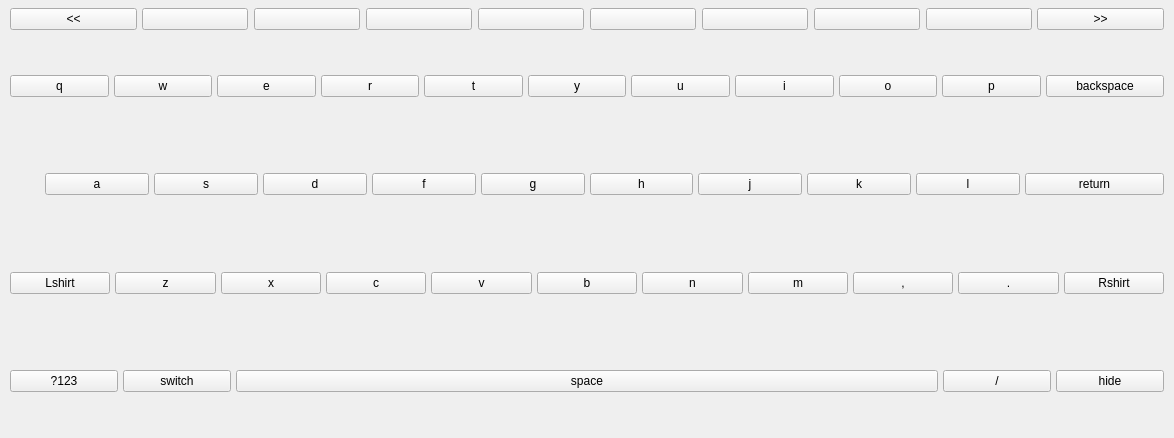
<?xml version="1.0" encoding="UTF-8"?>
<ui version="4.0">
 <class>VirtualKeyBoard</class>
 <widget class="QWidget" name="VirtualKeyBoard">
  <property name="geometry">
   <rect>
    <x>0</x>
    <y>0</y>
    <width>1174</width>
    <height>438</height>
   </rect>
  </property>
  <property name="windowTitle">
   <string>VirtualKeyBoard</string>
  </property>
  <layout class="QVBoxLayout" name="verticalLayout_2" stretch="1,10">
   <property name="spacing">
    <number>0</number>
   </property>
   <property name="leftMargin">
    <number>10</number>
   </property>
   <property name="topMargin">
    <number>0</number>
   </property>
   <property name="rightMargin">
    <number>0</number>
   </property>
   <property name="bottomMargin">
    <number>10</number>
   </property>
   <item>
    <layout class="QHBoxLayout" name="horizontalLayout_9">
     <property name="spacing">
      <number>0</number>
     </property>
     <property name="sizeConstraint">
      <enum>QLayout::SetDefaultConstraint</enum>
     </property>
     <item>
      <widget class="QWidget" name="widget_showChinese" native="true">
       <property name="styleSheet">
        <string notr="true"/>
       </property>
       <layout class="QHBoxLayout" name="horizontalLayout_7" stretch="1,7,1">
        <property name="spacing">
         <number>5</number>
        </property>
        <property name="sizeConstraint">
         <enum>QLayout::SetNoConstraint</enum>
        </property>
        <property name="leftMargin">
         <number>0</number>
        </property>
        <property name="topMargin">
         <number>0</number>
        </property>
        <property name="rightMargin">
         <number>0</number>
        </property>
        <property name="bottomMargin">
         <number>0</number>
        </property>
        <item>
         <widget class="QPushButton" name="btn0_left">
          <property name="text">
           <string>&lt;&lt;</string>
          </property>
         </widget>
        </item>
        <item>
         <layout class="QHBoxLayout" name="horizontalLayout_5" stretch="1,1,1,1,1,1,1,1">
          <item>
           <widget class="QPushButton" name="btn0_02">
            <property name="text">
             <string/>
            </property>
           </widget>
          </item>
          <item>
           <widget class="QPushButton" name="btn0_03">
            <property name="text">
             <string/>
            </property>
           </widget>
          </item>
          <item>
           <widget class="QPushButton" name="btn0_04">
            <property name="text">
             <string/>
            </property>
           </widget>
          </item>
          <item>
           <widget class="QPushButton" name="btn0_05">
            <property name="text">
             <string/>
            </property>
           </widget>
          </item>
          <item>
           <widget class="QPushButton" name="btn0_06">
            <property name="text">
             <string/>
            </property>
           </widget>
          </item>
          <item>
           <widget class="QPushButton" name="btn0_07">
            <property name="text">
             <string/>
            </property>
           </widget>
          </item>
          <item>
           <widget class="QPushButton" name="btn0_08">
            <property name="text">
             <string/>
            </property>
           </widget>
          </item>
          <item>
           <widget class="QPushButton" name="btn0_09">
            <property name="text">
             <string/>
            </property>
           </widget>
          </item>
         </layout>
        </item>
        <item>
         <widget class="QPushButton" name="btn0_right">
          <property name="text">
           <string>&gt;&gt;</string>
          </property>
         </widget>
        </item>
       </layout>
      </widget>
     </item>
     <item>
      <spacer name="verticalSpacer_2">
       <property name="orientation">
        <enum>Qt::Vertical</enum>
       </property>
       <property name="sizeHint" stdset="0">
        <size>
         <width>10</width>
         <height>40</height>
        </size>
       </property>
      </spacer>
     </item>
    </layout>
   </item>
   <item>
    <layout class="QHBoxLayout" name="horizontalLayout_8">
     <property name="spacing">
      <number>0</number>
     </property>
     <item>
      <widget class="QWidget" name="widget_key" native="true">
       <layout class="QVBoxLayout" name="verticalLayout">
        <property name="spacing">
         <number>5</number>
        </property>
        <property name="leftMargin">
         <number>0</number>
        </property>
        <property name="topMargin">
         <number>0</number>
        </property>
        <property name="rightMargin">
         <number>0</number>
        </property>
        <property name="bottomMargin">
         <number>0</number>
        </property>
        <item>
         <widget class="QWidget" name="widget_key_1" native="true">
          <layout class="QHBoxLayout" name="horizontalLayout" stretch="5,5,5,5,5,5,5,5,5,5,6">
           <property name="spacing">
            <number>5</number>
           </property>
           <property name="sizeConstraint">
            <enum>QLayout::SetDefaultConstraint</enum>
           </property>
           <property name="leftMargin">
            <number>0</number>
           </property>
           <property name="topMargin">
            <number>0</number>
           </property>
           <property name="rightMargin">
            <number>0</number>
           </property>
           <property name="bottomMargin">
            <number>0</number>
           </property>
           <item>
            <widget class="QPushButton" name="btn1_01">
             <property name="text">
              <string>q</string>
             </property>
            </widget>
           </item>
           <item>
            <widget class="QPushButton" name="btn1_02">
             <property name="styleSheet">
              <string notr="true"/>
             </property>
             <property name="text">
              <string>w</string>
             </property>
            </widget>
           </item>
           <item>
            <widget class="QPushButton" name="btn1_03">
             <property name="text">
              <string>e</string>
             </property>
            </widget>
           </item>
           <item>
            <widget class="QPushButton" name="btn1_04">
             <property name="text">
              <string>r</string>
             </property>
            </widget>
           </item>
           <item>
            <widget class="QPushButton" name="btn1_05">
             <property name="text">
              <string>t</string>
             </property>
            </widget>
           </item>
           <item>
            <widget class="QPushButton" name="btn1_06">
             <property name="text">
              <string>y</string>
             </property>
            </widget>
           </item>
           <item>
            <widget class="QPushButton" name="btn1_07">
             <property name="text">
              <string>u</string>
             </property>
             <property name="flat">
              <bool>false</bool>
             </property>
            </widget>
           </item>
           <item>
            <widget class="QPushButton" name="btn1_08">
             <property name="text">
              <string>i</string>
             </property>
            </widget>
           </item>
           <item>
            <widget class="QPushButton" name="btn1_09">
             <property name="text">
              <string>o</string>
             </property>
            </widget>
           </item>
           <item>
            <widget class="QPushButton" name="btn1_10">
             <property name="text">
              <string>p</string>
             </property>
            </widget>
           </item>
           <item>
            <widget class="QPushButton" name="btn1_backspace">
             <property name="text">
              <string>backspace</string>
             </property>
            </widget>
           </item>
          </layout>
         </widget>
        </item>
        <item>
         <widget class="QWidget" name="widget_key_2" native="true">
          <layout class="QHBoxLayout" name="horizontalLayout_2" stretch="1,3,3,3,3,3,3,3,3,3,4">
           <property name="spacing">
            <number>5</number>
           </property>
           <property name="leftMargin">
            <number>0</number>
           </property>
           <property name="topMargin">
            <number>0</number>
           </property>
           <property name="rightMargin">
            <number>0</number>
           </property>
           <property name="bottomMargin">
            <number>0</number>
           </property>
           <item>
            <spacer name="horizontalSpacer">
             <property name="orientation">
              <enum>Qt::Horizontal</enum>
             </property>
             <property name="sizeHint" stdset="0">
              <size>
               <width>40</width>
               <height>20</height>
              </size>
             </property>
            </spacer>
           </item>
           <item>
            <widget class="QPushButton" name="btn2_01">
             <property name="text">
              <string>a</string>
             </property>
            </widget>
           </item>
           <item>
            <widget class="QPushButton" name="btn2_02">
             <property name="styleSheet">
              <string notr="true"/>
             </property>
             <property name="text">
              <string>s</string>
             </property>
            </widget>
           </item>
           <item>
            <widget class="QPushButton" name="btn2_03">
             <property name="text">
              <string>d</string>
             </property>
            </widget>
           </item>
           <item>
            <widget class="QPushButton" name="btn2_04">
             <property name="text">
              <string>f</string>
             </property>
            </widget>
           </item>
           <item>
            <widget class="QPushButton" name="btn2_05">
             <property name="text">
              <string>g</string>
             </property>
            </widget>
           </item>
           <item>
            <widget class="QPushButton" name="btn2_06">
             <property name="text">
              <string>h</string>
             </property>
            </widget>
           </item>
           <item>
            <widget class="QPushButton" name="btn2_07">
             <property name="text">
              <string>j</string>
             </property>
             <property name="checkable">
              <bool>false</bool>
             </property>
            </widget>
           </item>
           <item>
            <widget class="QPushButton" name="btn2_08">
             <property name="text">
              <string>k</string>
             </property>
            </widget>
           </item>
           <item>
            <widget class="QPushButton" name="btn2_09">
             <property name="text">
              <string>l</string>
             </property>
            </widget>
           </item>
           <item>
            <widget class="QPushButton" name="btn2_return">
             <property name="text">
              <string>return</string>
             </property>
            </widget>
           </item>
          </layout>
         </widget>
        </item>
        <item>
         <widget class="QWidget" name="widget_key_3" native="true">
          <layout class="QHBoxLayout" name="horizontalLayout_3">
           <property name="spacing">
            <number>5</number>
           </property>
           <property name="leftMargin">
            <number>0</number>
           </property>
           <property name="topMargin">
            <number>0</number>
           </property>
           <property name="rightMargin">
            <number>0</number>
           </property>
           <property name="bottomMargin">
            <number>0</number>
           </property>
           <item>
            <widget class="QPushButton" name="btn3_Lshirt">
             <property name="text">
              <string>Lshirt</string>
             </property>
            </widget>
           </item>
           <item>
            <widget class="QPushButton" name="btn3_02">
             <property name="styleSheet">
              <string notr="true"/>
             </property>
             <property name="text">
              <string>z</string>
             </property>
            </widget>
           </item>
           <item>
            <widget class="QPushButton" name="btn3_03">
             <property name="text">
              <string>x</string>
             </property>
            </widget>
           </item>
           <item>
            <widget class="QPushButton" name="btn3_04">
             <property name="text">
              <string>c</string>
             </property>
            </widget>
           </item>
           <item>
            <widget class="QPushButton" name="btn3_05">
             <property name="text">
              <string>v</string>
             </property>
            </widget>
           </item>
           <item>
            <widget class="QPushButton" name="btn3_06">
             <property name="text">
              <string>b</string>
             </property>
            </widget>
           </item>
           <item>
            <widget class="QPushButton" name="btn3_07">
             <property name="text">
              <string>n</string>
             </property>
            </widget>
           </item>
           <item>
            <widget class="QPushButton" name="btn3_08">
             <property name="text">
              <string>m</string>
             </property>
            </widget>
           </item>
           <item>
            <widget class="QPushButton" name="btn3_09">
             <property name="text">
              <string>,</string>
             </property>
            </widget>
           </item>
           <item>
            <widget class="QPushButton" name="btn3_10">
             <property name="text">
              <string>.</string>
             </property>
            </widget>
           </item>
           <item>
            <widget class="QPushButton" name="btn3_Rshirt">
             <property name="text">
              <string>Rshirt</string>
             </property>
            </widget>
           </item>
          </layout>
         </widget>
        </item>
        <item>
         <widget class="QWidget" name="widget_key_4" native="true">
          <layout class="QHBoxLayout" name="horizontalLayout_4" stretch="2,2,13,2,2">
           <property name="spacing">
            <number>5</number>
           </property>
           <property name="leftMargin">
            <number>0</number>
           </property>
           <property name="topMargin">
            <number>0</number>
           </property>
           <property name="rightMargin">
            <number>0</number>
           </property>
           <property name="bottomMargin">
            <number>0</number>
           </property>
           <item>
            <widget class="QPushButton" name="btn4_symbol">
             <property name="text">
              <string>?123</string>
             </property>
            </widget>
           </item>
           <item>
            <widget class="QPushButton" name="btn4_switch">
             <property name="text">
              <string>switch</string>
             </property>
            </widget>
           </item>
           <item>
            <widget class="QPushButton" name="btn4_space">
             <property name="text">
              <string>space</string>
             </property>
            </widget>
           </item>
           <item>
            <widget class="QPushButton" name="btn4_01">
             <property name="text">
              <string>/</string>
             </property>
            </widget>
           </item>
           <item>
            <widget class="QPushButton" name="btn4_hide">
             <property name="text">
              <string>hide</string>
             </property>
            </widget>
           </item>
          </layout>
         </widget>
        </item>
       </layout>
      </widget>
     </item>
     <item>
      <spacer name="verticalSpacer">
       <property name="orientation">
        <enum>Qt::Vertical</enum>
       </property>
       <property name="sizeHint" stdset="0">
        <size>
         <width>10</width>
         <height>1</height>
        </size>
       </property>
      </spacer>
     </item>
    </layout>
   </item>
  </layout>
 </widget>
 <layoutdefault spacing="6" margin="11"/>
 <resources/>
 <connections/>
</ui>
